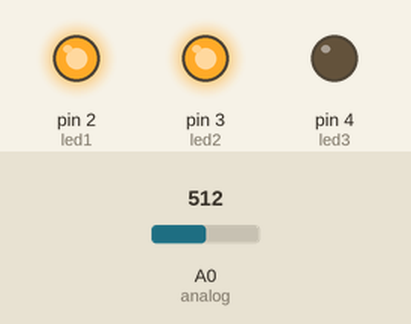
The sketch below on a simulated Arduino Uno, built with avr-gcc and run on an emulated ATmega328P. Shown: output pins drawn as LEDs (lit = HIGH). The test bench sets the inputs (shaded band); at power-on: A0 (analog) = 512. What the sketch prints to the serial monitor is not drawn.

Above: at 1.2 s.
1.3 s: A0 (analog) set to 505
At 1.8 s:
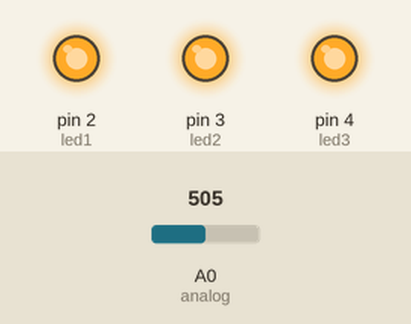
2.8 s: A0 (analog) set to 716
At 3.6 s:
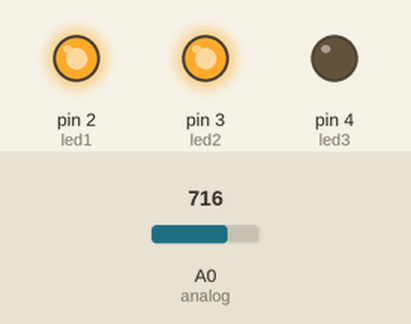
4.3 s: A0 (analog) set to 511
At 5.7 s:
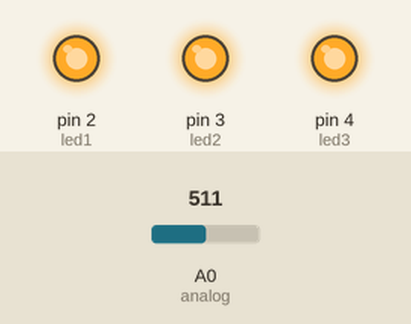
Timing chart, 0 to 7.3 s (numbered marks = the images above; inputs shaded):
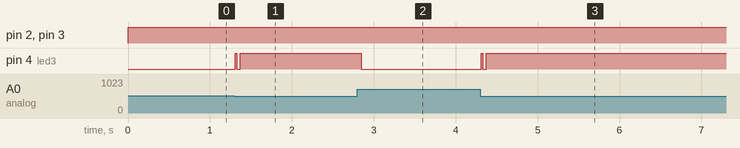

Measured:
- the behaviour switches between 512 and 511 on A0 (analog) (found by bisection; images 0 and 1)
- after the input at 1.3 s, pin 4 (led3): LOW → HIGH at once, → LOW 0.02 s later, → HIGH 0.04 s later
- after the input at 2.8 s, pin 4 (led3): HIGH → LOW after 0.05 s
- after the input at 4.3 s, pin 4 (led3): LOW → HIGH at once, → LOW 0.02 s later, → HIGH 0.04 s later

The sketch:

sketch6-2.ino
```cpp
int analog = A0;
int led1 = 2;
int led2 = 3;
int led3 = 4;

void setup() {
    Serial.begin(9600);
    pinMode(analog,INPUT);
    pinMode(led1,OUTPUT);
    pinMode(led2,OUTPUT);
    pinMode(led3,OUTPUT);
}
void loop() {
    int valBefore = analogRead(analog);
    int val= map(valBefore, 0, 1023, 1, 3);
    Serial.print("값 : ");
    Serial.println(val);
    if ( val == 1) {
        digitalWrite(led1, HIGH);
        digitalWrite(led2, LOW);
        digitalWrite(led3, LOW);
    }
    if ( val == 2) {
        digitalWrite(led1, HIGH);
        digitalWrite(led2, HIGH);
        digitalWrite(led3, LOW);
    }
    else {
        digitalWrite(led1, HIGH);
        digitalWrite(led2, HIGH);
        digitalWrite(led3, HIGH);
    }
    delay(1);

}
```
